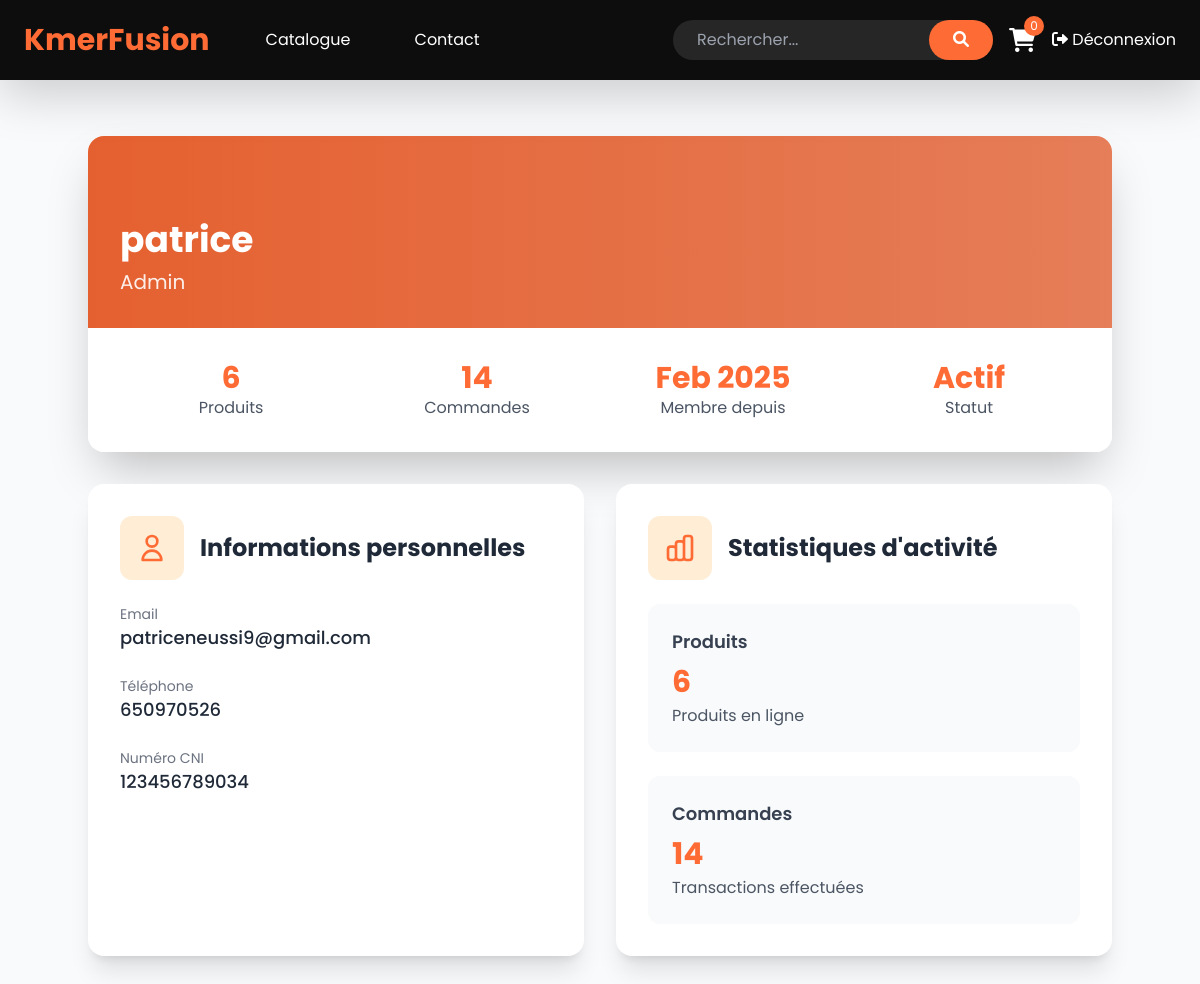
Page /profile/1/ on the committed database.
### app/models.py (models this page shows, shortened)
class User(AbstractUser):
    ROLE_CHOICES = [
        ('admin', 'Admin'),
        ('client', 'Client'),
    ]
    role = models.CharField(max_length=10, choices=ROLE_CHOICES, default='client')
    numero_cni = models.CharField(max_length=20, null=True, blank=True)
    phone = models.CharField(max_length=15, unique=True, blank=True, null=True)

### app/views.py (the view)
# urls.py: path('profile/<int:user_id>/', user_profile, name='profile'),
def user_profile(request, user_id):
    user = get_object_or_404(User, id=user_id)
    products = Product.objects.filter(owner=user)
    total_products = products.count()
    if user.role == 'farmer':
        total_orders = Order.objects.filter(product__owner=user).count()
    else:
        total_orders = Order.objects.filter(buyer=user).count()
    context = {
        'user': user,
        'total_products': total_products,
        'total_orders': total_orders,
        'products': products,
    }
    return render(request, 'user_profile.html', context)

### app/context_processors.py (called while the page is built)
def cart_items_count(request):
    if request.user.is_authenticated:
        try:
            cart = Cart.objects.get(user=request.user, ordered=False)
            return {'cart_items_count': cart.items.count()}
        except Cart.DoesNotExist:
            return {'cart_items_count': 0}
    return {'cart_items_count': 0}

### app/templates/user_profile.html (shortened to what this page needs)
{% extends 'base.html' %}
{% block content %}
<br><br><br>
<div class="min-h-screen bg-gray-50 py-16 px-4 sm:px-6 lg:px-8">
    <div class="max-w-5xl mx-auto">
        <div class="bg-white shadow-2xl rounded-2xl overflow-hidden mb-8 transform hover:scale-[1.01] transition-all duration-300">
            <div class="relative h-48 bg-gradient-to-r from-orange-500 to-orange-600">
                <div class="absolute inset-0 bg-black opacity-10"></div>
                <div class="absolute bottom-0 left-0 right-0 p-8 text-white">
                    <h1 class="text-4xl font-bold mb-2">{{ user.username }}</h1>
                    <p class="text-xl opacity-90">{{ user.get_role_display }}</p>
                </div>
            </div>
            <div class="grid grid-cols-2 md:grid-cols-4 gap-4 p-8 bg-white">
                <div class="text-center">
                    <span class="text-3xl font-bold text-orange-500 block">{{ total_products }}</span>
                    <span class="text-gray-600">Produits</span>
                </div>
                <div class="text-center">
                    <span class="text-3xl font-bold text-orange-500 block">{{ total_orders }}</span>
                    <span class="text-gray-600">Commandes</span>
                </div>
                <div class="text-center">
                    <span class="text-3xl font-bold text-orange-500 block">{{ user.date_joined|date:"M Y" }}</span>
                    <span class="text-gray-600">Membre depuis</span>
                </div>
                <div class="text-center">
                    <span class="text-3xl font-bold text-orange-500 block">
                        {% if user.is_active %}Actif{% else %}Inactif{% endif %}
                    </span>
                    <span class="text-gray-600">Statut</span>
                </div>
            </div>
        </div>
        <div class="grid grid-cols-1 md:grid-cols-2 gap-8 mb-12">
            <div class="bg-white shadow-xl rounded-2xl p-8 transform hover:scale-[1.02] transition-all duration-300">
                <div class="flex items-center mb-6">
                    <div class="bg-orange-100 p-3 rounded-xl mr-4">
                        <svg xmlns="http://www.w3.org/2000/svg" class="h-8 w-8 text-orange-500" fill="none" viewBox="0 0 24 24" stroke="currentColor">
                            <path stroke-linecap="round" stroke-linejoin="round" stroke-width="2" d="M16 7a4 4 0 11-8 0 4 4 0 018 0zM12 14a7 7 0 00-7 7h14a7 7 0 00-7-7z" />
                        </svg>
                    </div>
                    <h2 class="text-2xl font-bold text-gray-800">Informations personnelles</h2>
                </div>
                <div class="space-y-6">
                    <div class="group">
                        <label class="text-sm text-gray-500 block">Email</label>
                        <p class="text-lg text-gray-800 font-medium group-hover:text-orange-500 transition-colors">{{ user.email }}</p>
                    </div>
                    <div class="group">
                        <label class="text-sm text-gray-500 block">Téléphone</label>
                        <p class="text-lg text-gray-800 font-medium group-hover:text-orange-500 transition-colors">{{ user.phone }}</p>
                    </div>
                    <div class="group">
                        <label class="text-sm text-gray-500 block">Numéro CNI</label>
                        <p class="text-lg text-gray-800 font-medium group-hover:text-orange-500 transition-colors">{{ user.numero_cni }}</p>
                    </div>
                    <br>
                </div>
            </div>
            <div class="bg-white shadow-xl rounded-2xl p-8 transform hover:scale-[1.02] transition-all duration-300">
                <div class="flex items-center mb-6">
                    <div class="bg-orange-100 p-3 rounded-xl mr-4">
                    </div>
                    <h2 class="text-2xl font-bold text-gray-800">Statistiques d'activité</h2>
                </div>
                <div class="space-y-6">
                    <div class="bg-gray-50 p-4 rounded-xl hover:shadow-md transition-shadow">
                        <h3 class="text-lg font-semibold text-gray-700 mb-2">Produits</h3>
                        <p class="text-3xl font-bold text-orange-500">{{ total_products }}</p>
                        <p class="text-gray-600 mt-1">Produits en ligne</p>
                    </div>
                    <div class="bg-gray-50 p-4 rounded-xl hover:shadow-md transition-shadow">
                        <h3 class="text-lg font-semibold text-gray-700 mb-2">Commandes</h3>
                        <p class="text-3xl font-bold text-orange-500">{{ total_orders }}</p>
                        <p class="text-gray-600 mt-1">Transactions effectuées</p>
                    </div>
                </div>
            </div>
        </div>
    </div>
</div>
{% endblock %}

### app/templates/base.html (style rules this page uses)
:root { --orange-primary: #ff6b35; --orange-secondary: #ff8c63; --blue-primary: #0066cc; --blue-secondary: #0077ee; --black-primary: #1a1a1a; --black-secondary: #333333; }
body { font-family: 'Poppins', sans-serif; background: linear-gradient(135deg, #ffffff 0%, #f5f5f5 100%); min-height: 100vh; display: flex; flex-direction: column; padding-top: 0px; }

### rows in the picture
User: username "patrice", role "Admin", date_joined "Feb 2025", email "patriceneussi9@gmail.com", phone "650970526", numero_cni "123456789034"

### other values in the picture
{{ cart_items_count }} "0"
{{ total_products }} "6"
{{ total_orders }} "14"
